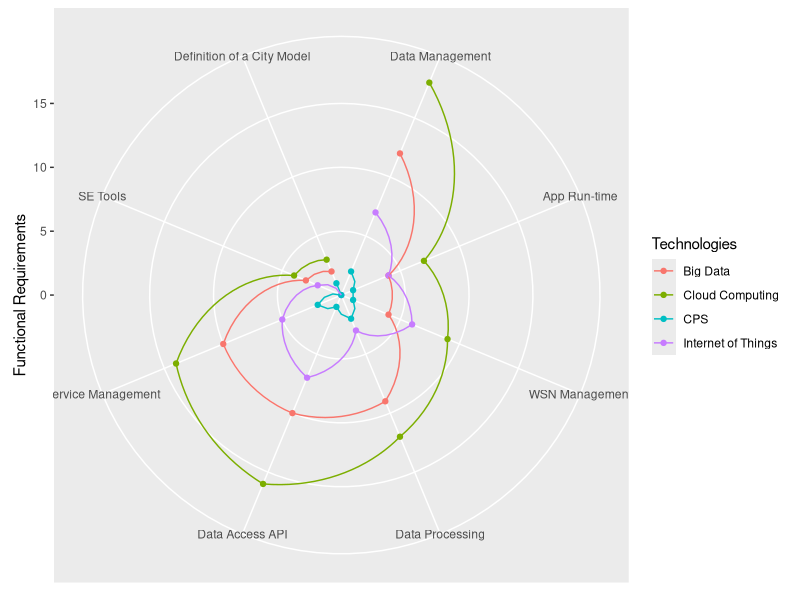

This figure's R source:
var.names <- c("Data Management", "App Run-time", "WSN Management", "Data Processing", 
               "Data Access API", "Service Management", "SE Tools", 
               "Definition of a City Model")

var.order = seq(1:8)

values.a <- c(12, 4, 4, 9, 10, 10, 3, 2)
values.b <- c(7, 4, 6, 3, 7, 5, 2, 0)
values.c <- c(18, 7, 9, 12, 16, 14, 4, 3)
values.d <- c(2, 1, 1, 2, 1, 2, 0, 1)

group.names <- c("Big Data", "Internet of Things", "Cloud Computing", "CPS")


# (2) Create df1: a plotting data frame in the format required for ggplot2

df1.a <- data.frame(matrix(c(rep(group.names[1], 8), var.names), nrow = 8, ncol = 2), 
                    var.order = var.order, value = values.a)
df1.b <- data.frame(matrix(c(rep(group.names[2], 8), var.names), nrow = 8, ncol = 2), 
                    var.order = var.order, value = values.b)
df1.c <- data.frame(matrix(c(rep(group.names[3], 8), var.names), nrow = 8, ncol = 2), 
                    var.order = var.order, value = values.c)
df1.d <- data.frame(matrix(c(rep(group.names[4], 8), var.names), nrow = 8, ncol = 2), 
                    var.order = var.order, value = values.d)

df1 <- rbind(df1.a, df1.b, df1.c, df1.d)
colnames(df1) <- c("Technologies", "variable.name", "variable.order", "variable.value")

library(ggplot2)
ggplot(df1, aes(y = variable.value, x = reorder(variable.name, variable.order), 
                group = Technologies, colour = Technologies)) +
  coord_polar() + geom_point() + geom_path() + ylab(label="Functional Requirements") +
  labs(x = NULL)